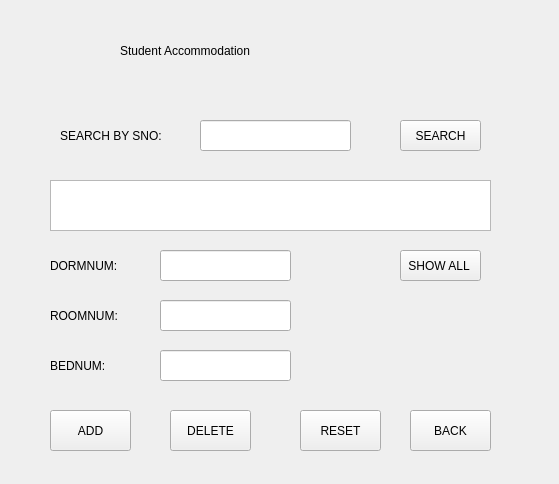
<?xml version="1.0" encoding="UTF-8"?>
<ui version="4.0">
 <class>dormmanage</class>
 <widget class="QWidget" name="dormmanage">
  <property name="geometry">
   <rect>
    <x>0</x>
    <y>0</y>
    <width>559</width>
    <height>484</height>
   </rect>
  </property>
  <property name="windowTitle">
   <string>Form</string>
  </property>
  <widget class="QLabel" name="label">
   <property name="geometry">
    <rect>
     <x>120</x>
     <y>20</y>
     <width>311</width>
     <height>61</height>
    </rect>
   </property>
   <property name="styleSheet">
    <string notr="true">font: 75 18pt &quot;Consolas&quot;;</string>
   </property>
   <property name="text">
    <string>Student Accommodation</string>
   </property>
  </widget>
  <widget class="QLabel" name="label_2">
   <property name="geometry">
    <rect>
     <x>60</x>
     <y>120</y>
     <width>131</width>
     <height>31</height>
    </rect>
   </property>
   <property name="text">
    <string>SEARCH BY SNO:</string>
   </property>
  </widget>
  <widget class="QLineEdit" name="dorm_inputlineEdit">
   <property name="geometry">
    <rect>
     <x>200</x>
     <y>120</y>
     <width>151</width>
     <height>31</height>
    </rect>
   </property>
  </widget>
  <widget class="QLabel" name="label_3">
   <property name="geometry">
    <rect>
     <x>50</x>
     <y>300</y>
     <width>101</width>
     <height>31</height>
    </rect>
   </property>
   <property name="text">
    <string>ROOMNUM:</string>
   </property>
  </widget>
  <widget class="QLineEdit" name="dorm_roomnum_numlineEdit">
   <property name="geometry">
    <rect>
     <x>160</x>
     <y>300</y>
     <width>131</width>
     <height>31</height>
    </rect>
   </property>
  </widget>
  <widget class="QLabel" name="label_4">
   <property name="geometry">
    <rect>
     <x>50</x>
     <y>250</y>
     <width>91</width>
     <height>31</height>
    </rect>
   </property>
   <property name="text">
    <string>DORMNUM:</string>
   </property>
  </widget>
  <widget class="QLineEdit" name="dormnum_lineEdit">
   <property name="geometry">
    <rect>
     <x>160</x>
     <y>250</y>
     <width>131</width>
     <height>31</height>
    </rect>
   </property>
  </widget>
  <widget class="QLineEdit" name="dorm_bednumlineEdit">
   <property name="geometry">
    <rect>
     <x>160</x>
     <y>350</y>
     <width>131</width>
     <height>31</height>
    </rect>
   </property>
  </widget>
  <widget class="QLabel" name="label_7">
   <property name="geometry">
    <rect>
     <x>50</x>
     <y>350</y>
     <width>91</width>
     <height>31</height>
    </rect>
   </property>
   <property name="text">
    <string>BEDNUM:</string>
   </property>
  </widget>
  <widget class="QPushButton" name="dorm_queryButton">
   <property name="geometry">
    <rect>
     <x>400</x>
     <y>120</y>
     <width>81</width>
     <height>31</height>
    </rect>
   </property>
   <property name="text">
    <string>SEARCH</string>
   </property>
  </widget>
  <widget class="QPushButton" name="dorm_addButton">
   <property name="geometry">
    <rect>
     <x>50</x>
     <y>410</y>
     <width>81</width>
     <height>41</height>
    </rect>
   </property>
   <property name="text">
    <string>ADD</string>
   </property>
  </widget>
  <widget class="QPushButton" name="dorm_deleteButton">
   <property name="geometry">
    <rect>
     <x>170</x>
     <y>410</y>
     <width>81</width>
     <height>41</height>
    </rect>
   </property>
   <property name="text">
    <string>DELETE</string>
   </property>
  </widget>
  <widget class="QPushButton" name="updateButton">
   <property name="geometry">
    <rect>
     <x>300</x>
     <y>410</y>
     <width>81</width>
     <height>41</height>
    </rect>
   </property>
   <property name="text">
    <string>RESET</string>
   </property>
  </widget>
  <widget class="QPushButton" name="dorm_backButton">
   <property name="geometry">
    <rect>
     <x>410</x>
     <y>410</y>
     <width>81</width>
     <height>41</height>
    </rect>
   </property>
   <property name="text">
    <string>BACK</string>
   </property>
  </widget>
  <widget class="QPushButton" name="see_all_dorm_Button">
   <property name="geometry">
    <rect>
     <x>400</x>
     <y>250</y>
     <width>81</width>
     <height>31</height>
    </rect>
   </property>
   <property name="text">
    <string>SHOW ALL </string>
   </property>
  </widget>
  <widget class="QTextEdit" name="textEdit">
   <property name="geometry">
    <rect>
     <x>50</x>
     <y>180</y>
     <width>441</width>
     <height>51</height>
    </rect>
   </property>
  </widget>
 </widget>
 <resources/>
 <connections/>
</ui>
